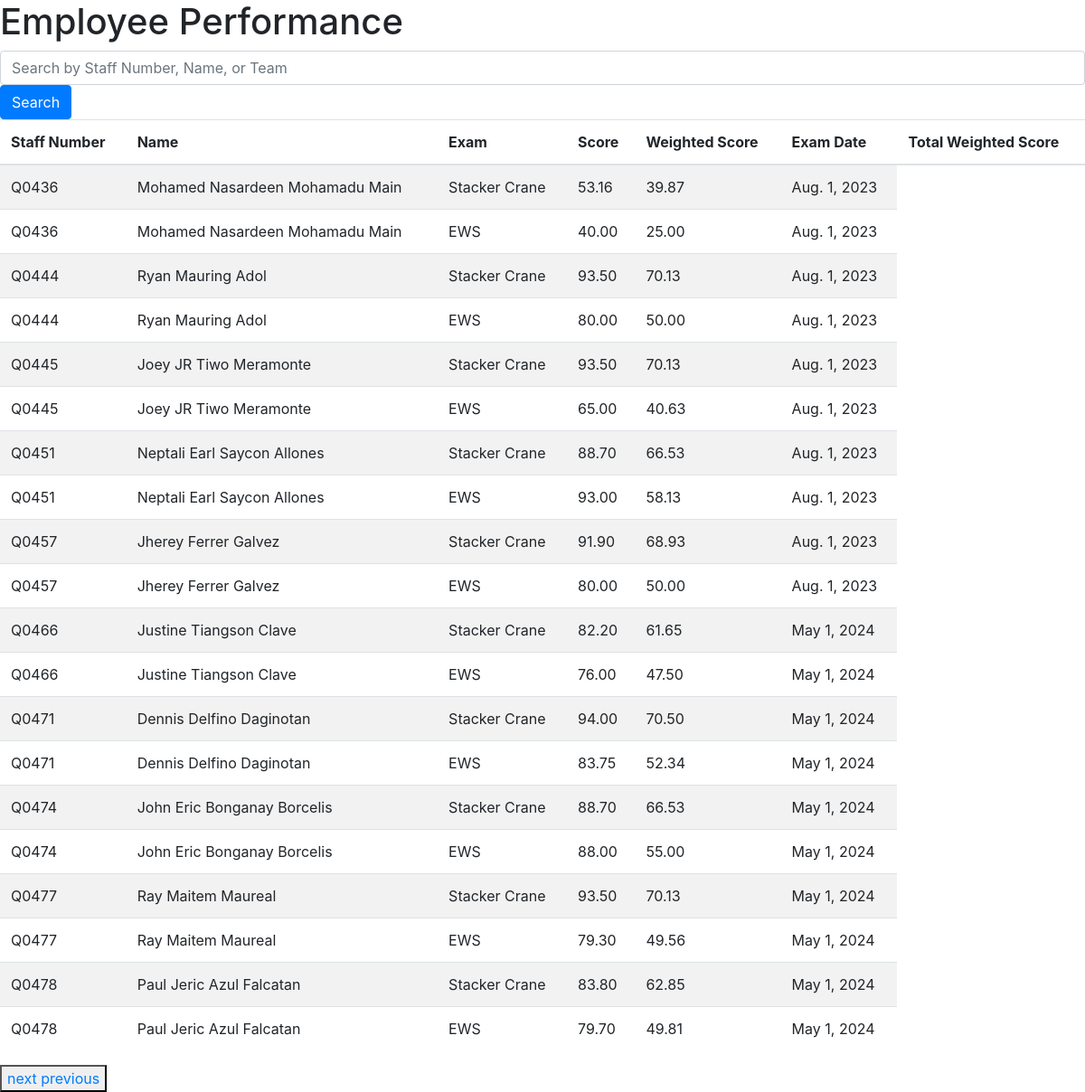
/?page=4, run on the app's committed database.
### weightscore/models.py (models this page shows, shortened)
class Employee(models.Model):
    staff_number =models.CharField(max_length=300)
    name = models.CharField(max_length=100)
    Team=models.CharField(max_length=100)
    Facility=models.CharField(max_length=100)

class ExamScore(models.Model):
    employee = models.ForeignKey(Employee, on_delete=models.CASCADE)
    exam = models.ForeignKey(Exam, on_delete=models.CASCADE)
    score = models.FloatField()
    weighted_score = models.FloatField(null=True, blank=True)
    exam_date=models.DateField(default=date.today)

class Exam(models.Model):
    exam_name= models.CharField(max_length=100)
    difficulty_rating = models.IntegerField()
    max_difficulty = models.IntegerField()
    weight = models.FloatField()

### weightscore/views.py (the view)
# urls.py: path('', views.employee_performance, name='index'),
def employee_performance(request):
    employees = Employee.objects.all()
    performance_data = []
    for employee in employees:
           exam_scores = ExamScore.objects.filter(employee=employee, score__gt=1)
           total_weighted_score = exam_scores.aggregate(total_weighted_score=Sum('weighted_score'))['total_weighted_score'] or 0
           performance_data.append({
            'employee': employee,
            'exam_scores': exam_scores,
            'total_weighted_score': total_weighted_score,
        })
    paginator = Paginator(performance_data, 10)
    page = request.GET.get('page')
    performance_data = paginator.get_page(page)
    page_obj = paginator.get_page(page)
    return render(request, 'weightscore/index.html', {
         "page_obj": page_obj
    })

### templates/weightscore/index.html (shortened to what this page needs)
{% extends 'weightscore/Layout.html' %}
{% block body %}
<h1>Employee Performance</h1>
<form method="get" action="{% url 'search' %}" class="search">
    <input type="text" name="q" class="form-control me-2" placeholder="Search by Staff Number, Name, or Team" value="{{ query }}">
    <button type="submit" class="btn btn-primary">Search</button>
</form>
<table class="table table-striped">
    <thead>
        <tr>
            <th>Staff Number</th>
            <th>Name</th>
            <th>Exam</th>
            <th>Score</th>
            <th>Weighted Score</th>
            <th>Exam Date</th>
            <th>Total Weighted Score</th>
        </tr>
    </thead>
    <tbody>
        {% for performance in page_obj %}
        {% for exam_score in performance.exam_scores %}
                <tr>
                    <td>{{ performance.employee.staff_number }}</td>
                    <td>{{ performance.employee.name }}</td>
                    <td>{{ exam_score.exam.exam_name }}</td>
                    <td>{{ exam_score.score|floatformat:2 }}</td>
                    <td>{{ exam_score.weighted_score|floatformat:2 }}</td>
                    <td>{{ exam_score.exam_date }}</td>
                </tr>
            {% endfor %}
        {% empty %}
            <tr>
                <td colspan="7">No performance data found.</td>
            </tr>
        {% endfor %}
    </tbody>
</table>
{% if page_obj.has_next %}
    <div><button>
    <a href="?page={{ page_obj.next_page_number }}">next</a>
    {% endif %}
    {% if page_obj.has_previous %}
    <a href="?page={{ page_obj.previous_page_number }}">previous</a>
    {% endif %}
</div>
{% endblock %}

### data on the page
Employee: employee.staff_number "Q0436", employee.name "Mohamed Nasardeen Mohamadu Main"
ExamScore: exam.exam_name "Stacker Crane", score "53.16", weighted_score "39.87", exam_date "Aug. 1, 2023"
ExamScore: exam.exam_name "EWS", score "40.00", weighted_score "25.00", exam_date "Aug. 1, 2023"
Employee: employee.staff_number "Q0444", employee.name "Ryan Mauring Adol"
ExamScore: exam.exam_name "Stacker Crane", score "93.50", weighted_score "70.13", exam_date "Aug. 1, 2023"
ExamScore: exam.exam_name "EWS", score "80.00", weighted_score "50.00", exam_date "Aug. 1, 2023"
Employee: employee.staff_number "Q0445", employee.name "Joey JR Tiwo Meramonte"
ExamScore: exam.exam_name "Stacker Crane", score "93.50", weighted_score "70.13", exam_date "Aug. 1, 2023"
ExamScore: exam.exam_name "EWS", score "65.00", weighted_score "40.63", exam_date "Aug. 1, 2023"
Employee: employee.staff_number "Q0451", employee.name "Neptali Earl Saycon Allones"
ExamScore: exam.exam_name "Stacker Crane", score "88.70", weighted_score "66.53", exam_date "Aug. 1, 2023"
ExamScore: exam.exam_name "EWS", score "93.00", weighted_score "58.13", exam_date "Aug. 1, 2023"
Employee: employee.staff_number "Q0457", employee.name "Jherey Ferrer Galvez"
ExamScore: exam.exam_name "Stacker Crane", score "91.90", weighted_score "68.93", exam_date "Aug. 1, 2023"
ExamScore: exam.exam_name "EWS", score "80.00", weighted_score "50.00", exam_date "Aug. 1, 2023"
Employee: employee.staff_number "Q0466", employee.name "Justine Tiangson Clave"
ExamScore: exam.exam_name "Stacker Crane", score "82.20", weighted_score "61.65", exam_date "May 1, 2024"
ExamScore: exam.exam_name "EWS", score "76.00", weighted_score "47.50", exam_date "May 1, 2024"
Employee: employee.staff_number "Q0471", employee.name "Dennis Delfino Daginotan"
ExamScore: exam.exam_name "Stacker Crane", score "94.00", weighted_score "70.50", exam_date "May 1, 2024"
ExamScore: exam.exam_name "EWS", score "83.75", weighted_score "52.34", exam_date "May 1, 2024"
Employee: employee.staff_number "Q0474", employee.name "John Eric Bonganay Borcelis"
ExamScore: exam.exam_name "Stacker Crane", score "88.70", weighted_score "66.53", exam_date "May 1, 2024"
ExamScore: exam.exam_name "EWS", score "88.00", weighted_score "55.00", exam_date "May 1, 2024"
Employee: employee.staff_number "Q0477", employee.name "Ray Maitem Maureal"
ExamScore: exam.exam_name "Stacker Crane", score "93.50", weighted_score "70.13", exam_date "May 1, 2024"
ExamScore: exam.exam_name "EWS", score "79.30", weighted_score "49.56", exam_date "May 1, 2024"
Employee: employee.staff_number "Q0478", employee.name "Paul Jeric Azul Falcatan"
ExamScore: exam.exam_name "Stacker Crane", score "83.80", weighted_score "62.85", exam_date "May 1, 2024"
ExamScore: exam.exam_name "EWS", score "79.70", weighted_score "49.81", exam_date "May 1, 2024"
